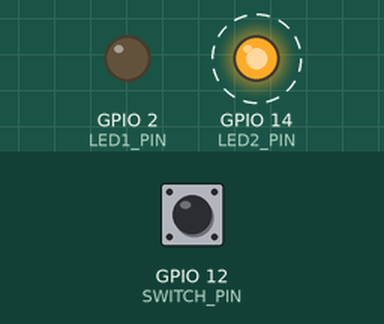
This program was run on a simulated ESP8266 (NodeMCU). Parts: output pins drawn as LEDs (lit = HIGH). Dashed ring = blinking. The test bench sets the inputs (shaded band); at power-on: GPIO 12 (SWITCH_PIN) HIGH.

Above: at 6.2 s.
6.3 s: GPIO 12 (SWITCH_PIN) pulsed LOW 2 times (0.12 s each, 0.3 s apart)
At 7.4 s:
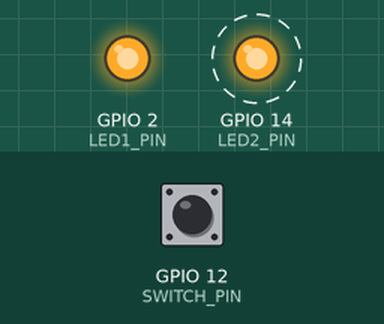
9.5 s: GPIO 12 (SWITCH_PIN) pulled LOW for 0.15 s
At 9.9 s:
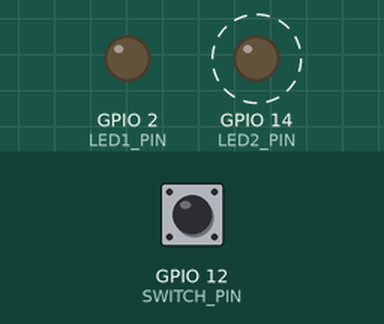
12.6 s: GPIO 12 (SWITCH_PIN) pulled LOW for 1 s
At 13.8 s:
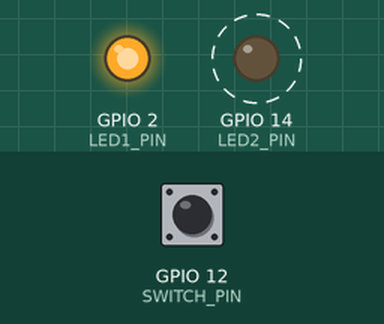
Timing chart, 0 to 22.5 s (numbered marks = the images above; inputs shaded):
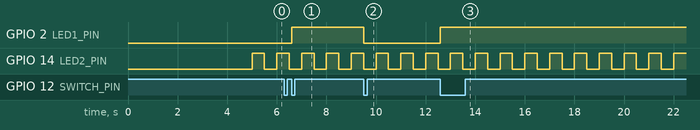

The program:

main.cpp
```cpp
// (licence header left out)
#include <Arduino.h>

#define SWITCH_PIN	12
#define LED1_PIN	2

#define LED2_PIN	14

uint8_t ui8LEDState=1;

/* switch isr function */
void switch_isr(void);

void setup() {

	delay(5000);

	/* set LED1 pin output */
	pinMode(LED1_PIN, OUTPUT);
	pinMode(LED2_PIN, OUTPUT);

	/* set switch pin as input */
	pinMode(SWITCH_PIN, INPUT);

	/* attach a intrrupt to it with callback function on falling edge */
	attachInterrupt(digitalPinToInterrupt(SWITCH_PIN), switch_isr, FALLING);
}

void ICACHE_RAM_ATTR switch_isr(void){

	/* read current status of led pin and write invert of it */
	if(ui8LEDState){
		digitalWrite(LED1_PIN, LOW);
		ui8LEDState = 0;
	}else{
		digitalWrite(LED1_PIN, HIGH);
		ui8LEDState = 1;
	}
}

void loop() {
	digitalWrite(LED2_PIN,HIGH);
	delay(500);
	digitalWrite(LED2_PIN,LOW);
	delay(500);
}
```

Measured:
- after the input at 6.3 s, GPIO 2 (LED1_PIN): LOW → HIGH after 0.30 s
- after the input at 9.5 s, GPIO 2 (LED1_PIN): HIGH → LOW at once
- after the input at 12.6 s, GPIO 2 (LED1_PIN): LOW → HIGH at once
- by itself, GPIO 14 (LED2_PIN): alternates HIGH for 0.50 s and LOW for 0.50 s
